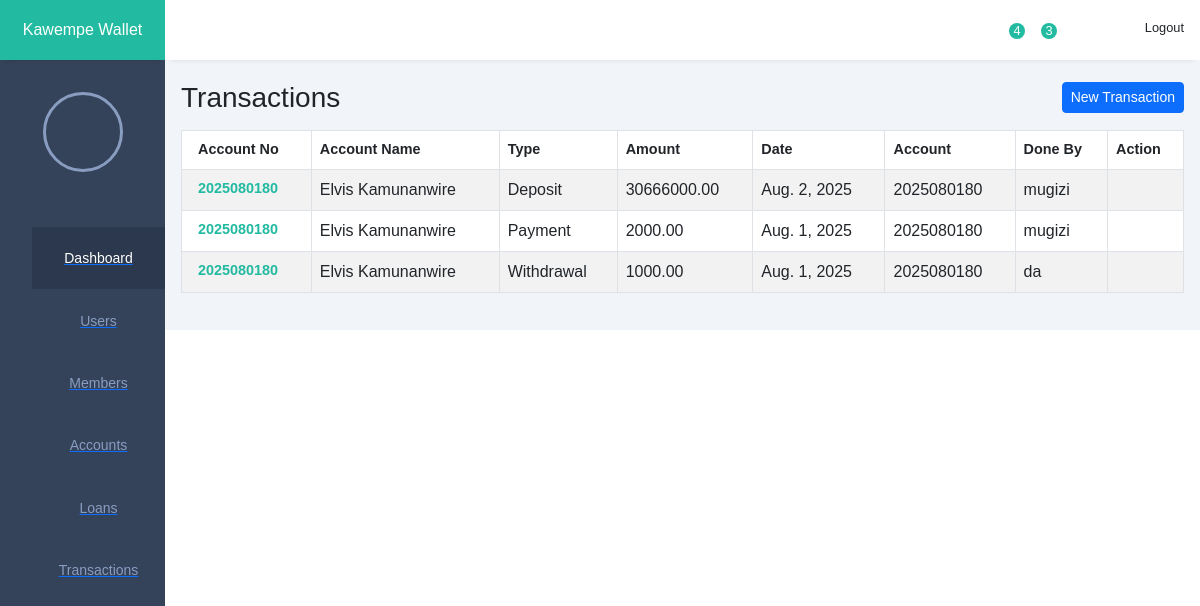
Page /transactions/ on the earlier database version.
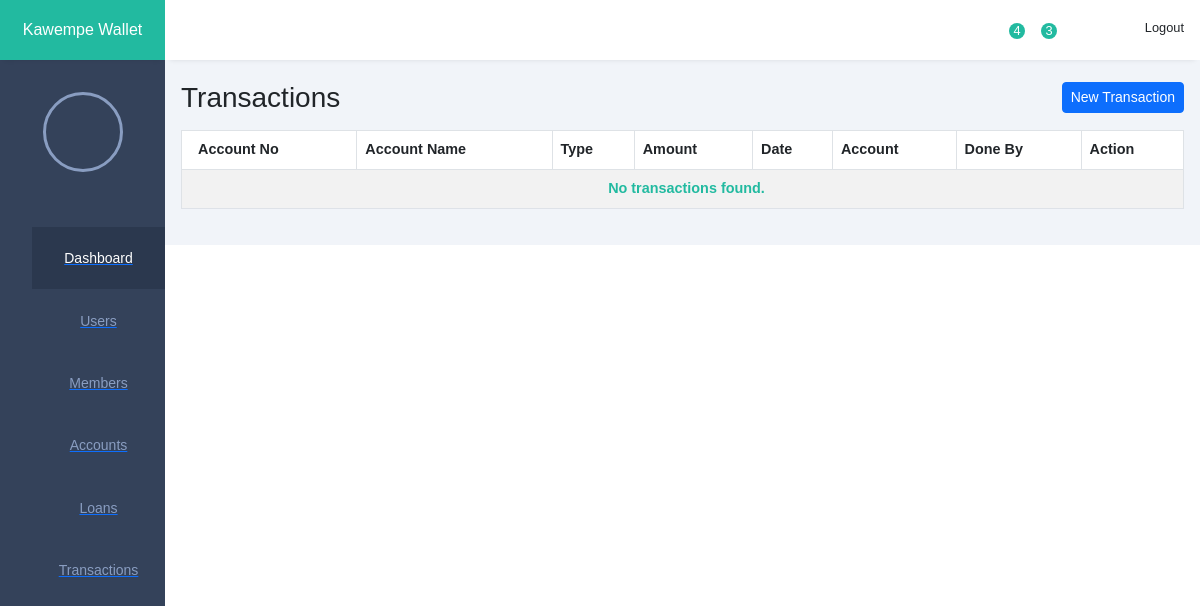
Same page on the later database version.
### customers/models.py (models this page shows, shortened)
class Transaction(models.Model):
    class TransactionType(models.TextChoices):
        DEPOSIT = 'Deposit', _('Deposit')
        WITHDRAWAL = 'Withdrawal', _('Withdrawal')
        TRANSFER = 'Transfer', _('Transfer')
        PAYMENT = 'Payment', _('Payment')
    transaction_id = models.UUIDField(
        primary_key=True, default=uuid.uuid4, editable=False, unique=True)
    transaction_type = models.CharField(
        max_length=50, choices=TransactionType.choices, default=TransactionType.DEPOSIT)
    amount = models.DecimalField(max_digits=10, decimal_places=2)
    transaction_date = models.DateField(auto_now_add=True)
    description = models.TextField()
    account = models.ForeignKey(Account, on_delete=models.CASCADE)
    served_by = models.CharField(max_length=50)
    class Meta:
        ordering = ['-transaction_date']

class Account(models.Model):
    class AccountType(models.TextChoices):
        SAVINGS = 'Savings', _('Savings')
        CURRENT = 'Current', _('Current')
        FIXED = 'Fixed', _('Fixed')
        JOINT = 'Joint', _('Joint')
        CORPORATE = 'Corporate', _('Corporate')
    class AccountStatus(models.TextChoices):
        ACTIVE = 'Active', _('Active')
        CLOSED = 'Closed', _('Closed')
        DORMANT = 'Dormant', _('Dormant')
        SUSPENDED = 'Suspended', _('Suspended')
    customer = models.ForeignKey(Customer, on_delete=models.CASCADE)
    account_number = models.CharField(
        max_length=50, primary_key=True, editable=False, unique=True)
    account_type = models.CharField(
        max_length=50, choices=AccountType.choices, default=AccountType.SAVINGS)
    balance = models.DecimalField(
        max_digits=13, decimal_places=2, default=0.00)
    date_opened = models.DateField(auto_now_add=True)
    status = models.CharField(
        max_length=50, choices=AccountStatus.choices, default=AccountStatus.ACTIVE)
    def __str__(self):
        return self.account_number

class Customer(models.Model):
    class Salutation(models.TextChoices):
        MR   = 'Mr',   _('Mr.')
        MRS  = 'Mrs',  _('Mrs.')
        MS   = 'Ms',   _('Ms.')
        DR   = 'Dr.',  _('Dr.')
        PROF = 'Prof.',_('Prof.')
        REV  = 'Rev.', _('Rev.')
    salutation    = models.CharField(
        max_length=5,
        choices=Salutation.choices,
        default=Salutation.MR
    )
    first_name    = models.CharField(max_length=100)
    middle_name   = models.CharField(
        max_length=100,
        blank=True,    # not required on forms
        null=True      # allows NULL in the DB
    )
    last_name     = models.CharField(max_length=100)
    id_number     = models.CharField(max_length=100)
    phone_number  = models.CharField(
        max_length=100,
        blank=True     # optional to supply
    )
    email         = models.EmailField(
        blank=True     # optional to supply
    )
    date_of_birth = models.DateField(
        blank=True,
        null=True
    )
    location       = models.CharField(max_length=100)

### customers/views.py (the view)
# urls.py: path('transactions/', TransactionListView.as_view(), name='transaction_list'),
class TransactionListView(ListView):
    model = Transaction
    template_name = 'bank/transaction_list.html'
    context_object_name = 'transactions'

### templates/bank/transaction_list.html (shortened to what this page needs)
{% extends 'base.html' %}
{% block content %}
<div class="d-flex justify-content-between align-items-center mb-3">
  <h1 class="h3 m-0">Transactions</h1>
  <a href="{% url 'transaction_add' %}" class="btn btn-primary btn-sm">
    New Transaction
  </a>
</div>
<table width="100%" id="customers-table" class="table table-striped table-hover table-bordered">
  <thead>
    <tr>
<th>Account No</th><th>Account Name</th><th>Type</th><th>Amount</th><th>Date</th><th>Account</th><th>Done By</th><th>Action</th>
    </tr>
  </thead>
  <tbody>
    {% for tx in transactions %}
    <tr>
      <td>{{ tx.account.account_number }}</td>
      <td>{{ tx.account.customer.first_name }} {{ tx.account.customer.last_name }}</td>
      <td>{{ tx.transaction_type }}</td>
      <td>{{ tx.amount }}</td>
      <td>{{ tx.transaction_date }}</td>
      <td>{{ tx.account }}</td>
      <td>{{ tx.served_by }}</td>
            <td>
            </td>
    </tr>
    {% empty %}
    <tr>
      <td colspan="8" class="text-center">No transactions found.</td>
    </tr>
    {% endfor %}
  </tbody>
</table>
{% endblock %}

### templates/base.html (shortened to what this page needs)
{% load django_browser_reload %}
<!DOCTYPE html>
<html lang="en">
<head>
    {% load static %}
            <link
  href="https://cdn.jsdelivr.net/npm/bootstrap@5.3.0/dist/css/bootstrap.min.css"
  rel="stylesheet"
/>
    <link
  rel="stylesheet"
  href="https://unpkg.com/@tabler/icons@latest/iconfont/tabler-icons.min.css"
/>
    <link rel="stylesheet" href="{% static 'css/style.css' %}">
    <link rel="stylesheet"
        href="https://maxst.icons8.com/vue-static/landings/line-awesome/line-awesome/1.3.0/css/line-awesome.min.css">
    <link rel="stylesheet" href="https://cdn.datatables.net/1.13.4/css/jquery.dataTables.min.css">
</head>
<body>
    <div class="sidebar">
        <div class="side-header">
            <span style="color: white;">Kawempe Wallet</span>
        </div>
        <div class="side-content">
            <div class="profile">
                <div class="profile-img bg-img" style="background-image: url(img/3.jpeg)"></div>
            </div>
            <div class="side-menu">
                <ul>
                    <li>
                        <a href="{% url 'home' %}" class="active">
                            <small>Dashboard</small>
                        </a>
                    </li>
                    <li>
                        <a href="{% url 'account_list' %}">
                            <small>Users</small>
                        </a>
                    </li>
                    <li>
                        <a href="{% url 'customer_list' %}">
                            <small>Members</small>
                        </a>
                    </li>
                                        <li>
                        <a href="{% url 'account_list' %}">
                            <small>Accounts</small>
                        </a>
                    </li>
                    <li>
                        <a href="{% url 'loan_list' %}">
                            <small>Loans</small>
                        </a>
                    </li>
                    <li>
                        <a href="{% url 'transaction_list' %}">
                            <small>Transactions</small>
                        </a>
                    </li>
                </ul>
            </div>
        </div>
    </div>
    <div class="main-content">
        <header>
            <div class="header-content">
                <div class="header-menu">
                    <div class="notify-icon">
                        <span class="notify">4</span>
                    </div>
                    <div class="notify-icon">
                        <span class="notify">3</span>
                    </div>
                    <div class="user">
                        <div class="bg-img" style="background-image: url(img/1.jpeg)"></div>
                        <span>Logout</span>
                    </div>
                </div>
            </div>
        </header>
        <main>
            <div class="page-content">
                {% block content %}{% endblock %}
        </main>
    </div>
</body>
</html>

### static/css/style.css (style rules this page uses)
:root { --main-color: #22BAA0; --color-dark: #34425A; --text-grey: #B0B0B0; }
* { margin: 0; padding: 0; text-decoration: none; list-style-type: none; box-sizing: border-box; font-family: 'Merriweather', sans-serif; }
.sidebar { position: fixed; height: 100%; width: 165px; left: 0; bottom: 0; top: 0; z-index: 100; background: var(--color-dark); transition: left 300ms; }
.side-header { box-shadow: 0px 5px 5px -5px rgb(0 0 0 /10%); background: var(--main-color); height: 60px; display: flex; justify-content: center; align-items: center; }
.side-content { height: calc(100vh - 60px); overflow: auto; }
.profile { text-align: center; padding: 2rem 0rem; }
.bg-img { background-repeat: no-repeat; background-size: cover; border-radius: 50%; background-size: cover; }
.profile-img { height: 80px; width: 80px; display: inline-block; margin: 0 auto .5rem auto; border: 3px solid #899DC1; }
.side-menu ul { text-align: center; }
.side-menu a { display: block; padding: 1.2rem 0rem; }
.side-menu a.active { background: #2B384E; }
.side-menu a.active span, .side-menu a.active small { color: #fff; }
.side-menu a span, .side-menu a small { color: #899DC1; }
.main-content { margin-left: 165px; width: calc(100% - 165px); transition: margin-left 300ms; }
header { position: fixed; right: 0; top: 0; left: 165px; z-index: 100; height: 60px; box-shadow: 0px 5px 5px -5px rgb(0 0 0 /10%); background: #fff; transition: left 300ms; }
.header-content, .header-menu { display: flex; align-items: center; }
.header-content { justify-content: space-between; padding: 0rem 1rem; }
.header-menu { justify-content: flex-end; padding-top: .5rem; }
.header-menu label, .header-menu .notify-icon { margin-right: 2rem; position: relative; }
.notify-icon span:last-child { position: absolute; background: var(--main-color); height: 16px; width: 16px; display: flex; justify-content: center; align-items: center; border-radius: 50%; right: -5px; top: -5px; color: #fff; font-size: .8rem; font-weight: 500; }
.user { display: flex; align-items: center; }
.user div, .client-img { height: 40px; width: 40px; margin-right: 1rem; }
.user span:last-child { display: inline-block; margin-left: .3rem; font-size: .8rem; }
main { margin-top: 60px; }
.page-content { padding: 1.3rem 1rem; background: #f1f4f9; }
table { border-collapse: collapse; }
table thead tr { background: #e9edf2; }
table thead th { padding: 1rem 0rem; text-align: left; color: #444; font-size: .9rem; }
table thead th:first-child { padding-left: 1rem; }
table tbody td { padding: 1rem 0rem; color: #444; }
table tbody td:first-child { padding-left: 1rem; color: var(--main-color); font-weight: 600; font-size: .9rem; }
table tbody tr { border-bottom: 1px solid #dee2e8; }

Differences in the rows shown:
removed Transaction: account.account_number "2025080180", account.customer.first_name "Elvis", account.customer.last_name "Kamunanwire", transaction_type "Deposit", amount "30666000.00", transaction_date "Aug. 2, 2025", account "2025080180", served_by "mugizi"
removed Transaction: account.account_number "2025080180", account.customer.first_name "Elvis", account.customer.last_name "Kamunanwire", transaction_type "Payment", amount "2000.00", transaction_date "Aug. 1, 2025", account "2025080180", served_by "mugizi"
removed Transaction: account.account_number "2025080180", account.customer.first_name "Elvis", account.customer.last_name "Kamunanwire", transaction_type "Withdrawal", amount "1000.00", transaction_date "Aug. 1, 2025", account "2025080180", served_by "da"
Other differences:
text now shown: "No transactions found."
